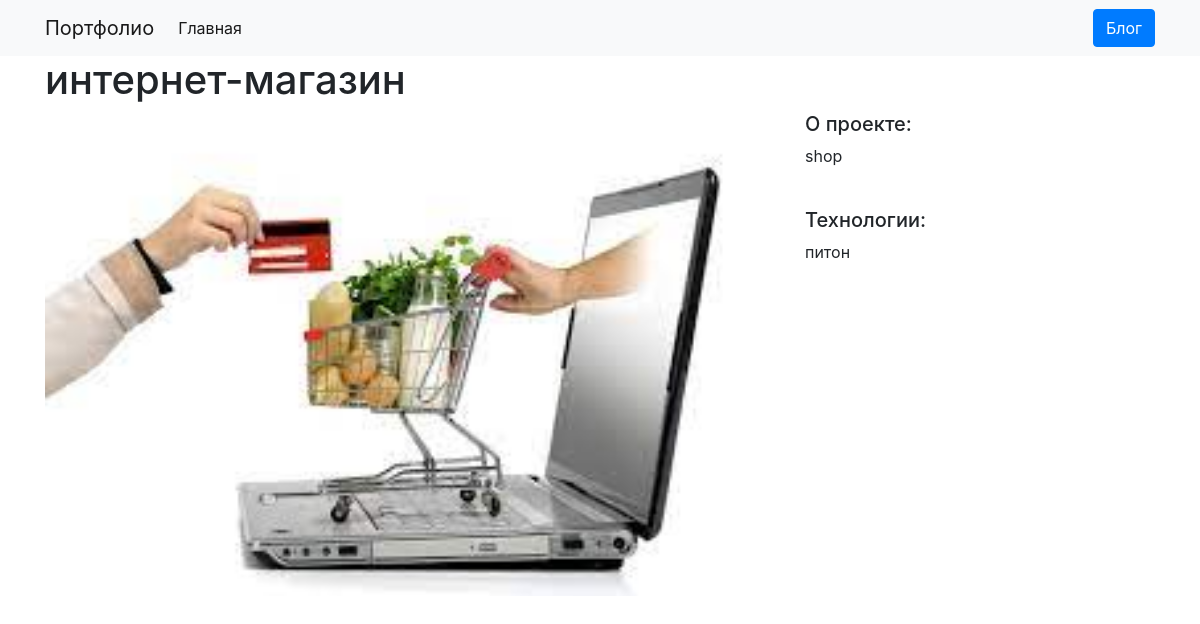
Screenshot of /3/ with the database file from the repository.
### project/models.py (models this page shows)
class Project(models.Model):
    title = models.CharField(max_length=100)
    description = models.TextField()
    technology = models.CharField(max_length=50)
    image = models.FileField(upload_to='img/')

### project/views.py (the view)
# urls.py: path("<int:pk>/",views.project_detail, name="project_detail"),
def project_detail(request, pk):
    project = Project.objects.get(pk=pk)
    context = {
        'project': project
    }
    return render(request, 'project_detail.html', context)

### project/templates/project_detail.html
{% extends "base.html" %}
{% load static %}
{% block page_content %}
<h1>{{ project.title }}</h1>
<div class="row">
    <div class="col-md-8">
        <img src="{% static project.image %}" alt="" width="100%">
    </div>
    <div class="col-md-4">
        <h5>О проекте:</h5>
        <p>{{ project.description }}</p>
        <br>
        <h5>Технологии:</h5>
        <p>{{ project.technology }}</p>
    </div>
</div>
{% endblock %}

### rows the page displays
Project: title "интернет-магазин", image (picture), description "shop", technology "питон"
